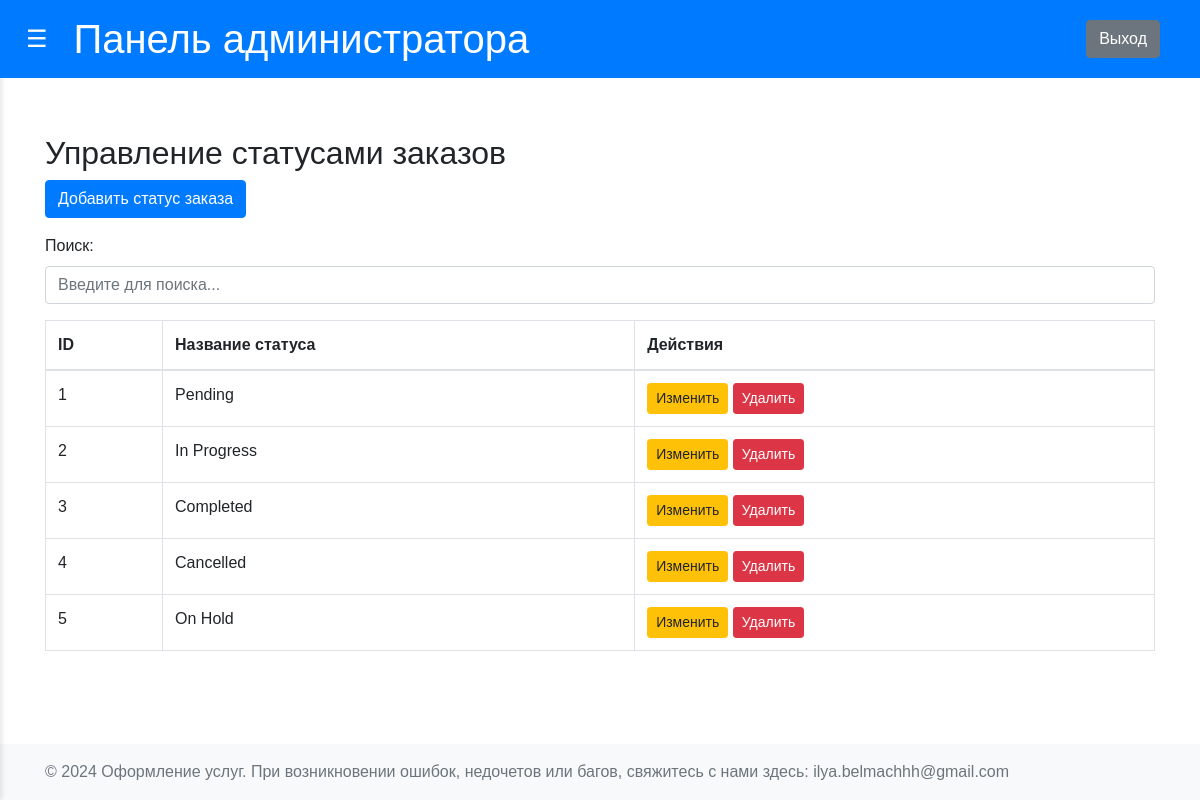
The page /admin/order_statuses (signed in) on the database its author committed.
### app/models.py (models this page shows, shortened)
class OrdersStatuses(db.Model):
    __tablename__ = 'OrdersStatuses'
    id = db.Column(db.Integer, primary_key=True)
    status_name = db.Column(db.String(150), nullable=False)

### app/admin/routs.py (the view)
@admin.route('/admin/order_statuses')
def manage_order_statuses():
    if session.get('role') != 'admin':
        return redirect(url_for('users.login'))
    order_statuses = OrdersStatuses.query.all()
    return render_template('admin/manage_order_statuses.html', order_statuses=order_statuses)

### app/templates/admin/manage_order_statuses.html
{% extends 'admin/dashboard_admin_base.html' %}
{% block content %}
<div class="container mt-4">
    <h2>Управление статусами заказов</h2>
    <a href="{{ url_for('admin.add_order_status_form') }}" class="btn btn-primary mb-3">Добавить статус заказа</a>
    <div class="mb-3">
        <label for="searchInput" class="form-label">Поиск:</label>
        <input type="text" id="searchInput" class="form-control" placeholder="Введите для поиска...">
    </div>
    <table class="table table-bordered">
        <thead>
            <tr>
                <th>ID</th>
                <th>Название статуса</th>
                <th>Действия</th>
            </tr>
        </thead>
        <tbody>
            {% for status in order_statuses %}
            <tr>
                <td>{{ status.id }}</td>
                <td>{{ status.status_name }}</td>
                <td>
                    <a href="{{ url_for('admin.edit_order_status_form', status_id=status.id) }}" class="btn btn-warning btn-sm">Изменить</a>
                    <form action="{{ url_for('admin.delete_order_status', status_id=status.id) }}" method="POST" style="display:inline;">
                        <button type="submit" class="btn btn-danger btn-sm">Удалить</button>
                    </form>
                </td>
            </tr>
            {% endfor %}
        </tbody>
    </table>
</div>
{% endblock %}

### app/static/css/styles.css (style rules this page uses)
body { font-family: Arial, sans-serif; margin: 0; display: flex; height: 100vh; overflow: hidden; }
main h2 { margin-top: 0; }

### rows shown on the page
OrdersStatuses: id "1", status_name "Pending"
OrdersStatuses: id "2", status_name "In Progress"
OrdersStatuses: id "3", status_name "Completed"
OrdersStatuses: id "4", status_name "Cancelled"
OrdersStatuses: id "5", status_name "On Hold"
